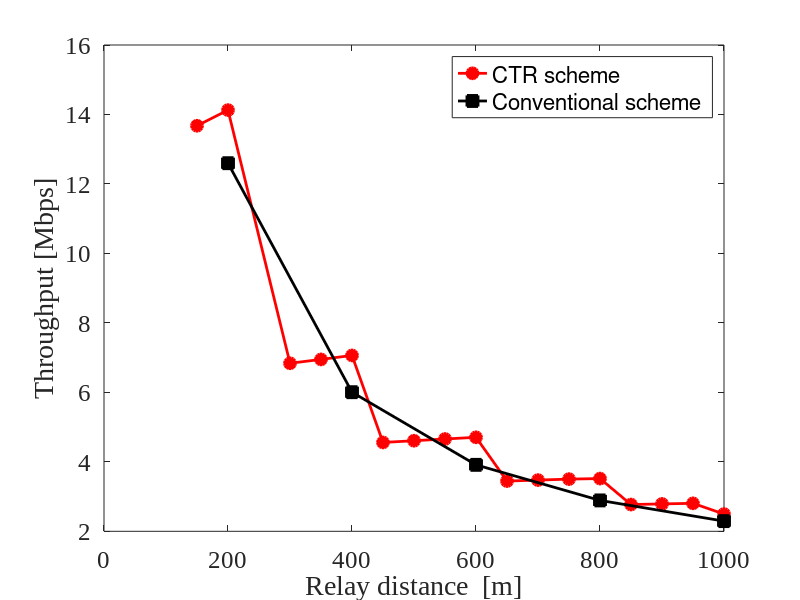

MATLAB code to generate this figure: (Note: this script raises an error after producing the figure.)
%従来のプロトコル(18Mbps→12Mbps)で再送したときと中継し伝送したときのスループットの比較
clear;
Rmin = [-82, -81, -79, -77, -74, -70, -66, -65]; % 最小受信感度 [dBm]
TR = [6, 9, 12, 18, 24, 36, 48, 54]; % 伝送レート [Mbps]
databit = [24, 36, 48, 72, 96, 144, 192, 216]; % OFDMシンボルごとのデータビット[bit]

Tp = 10; % 送信電力 [dBm]
f = 2.4 * 10^9; % 周波数 [Hz]
c = 3 * 10^8; % 光速 [m/s]
rng(0);  
PLCP_pre = 16; % PLCPプリアンブル[μs]
PLCPhead_sig = 1; % PLCPヘッダ（シグナル）[μs]
PLCPhead_ser = 16; % PLCPヘッダ（サービス）[μs]
ACK = 80; % 802.11ACKフレーム[bit]
MAC = 192; % 802.11MACヘッダ[bit]
LLC = 64; % LLCヘッダ[bit]
packet = 12000; % IPパケット長[bit]
FCS = 32; % FCS[bit]
tail = 6; % テイルビット[bit]
SIFS = 16; % [μs]
DIFS = 34; % [μs]
backoff = 101.5; % 平均バックオフ制御時間 [μs]
slottime = 9; % ショートスロットタイム[μs]
max_distance = 1000; % 最大距離 [m]
N_max = max_distance/50; % 最大端末数
error_rate=0.2;%通信が失敗する確率
num_trials = 1000;%試行回数

p= zeros(size(num_trials));%乱数
ACK_t=zeros(size(Rmin));%ACKフレーム[μs]
data_t=zeros(size(Rmin));%データフレーム[μs]
d_max=zeros(size(Rmin));%各伝送レートでの最大送信距離(50mごと)[m]
N_through=zeros(size(Rmin));%各伝送レートでのスルー出来る最大の端末数


for i = 1:length(Rmin)
    Rmin_current = Rmin(i);
    TR_current = TR(i);
    databit_current = databit(i);
    
    % 最大伝送距離の計算
    Lfs = Tp - Rmin_current; % 距離減衰 [dB]
    d_max(i) = floor(((10^(Lfs / 20)) * c) / (4 * pi * f) / 50) * 50; % 最大伝送距離 [m]
    N_through(i) = d_max(i) / 50;
    % フレームの計算
    ACK_t(i) = PLCP_pre + (PLCPhead_sig + ceil((PLCPhead_ser + ACK + FCS + tail) / databit_current)) * 4;
    data_t (i)= PLCP_pre + (PLCPhead_sig + ceil((PLCPhead_ser + MAC + LLC + packet + FCS + tail) / databit_current)) * 4;
end


throughput_1 = zeros(num_trials, N_max);  % 試行回数と距離数に対応するスループット配列を事前確保
throughput_2 = zeros(1, N_max);           % 平均スループット格納用
N_succsess = zeros(1, N_max);             % 距離配列の事前確保



% パラメータ設定
N = 0;                                    % 現在の端末数
                   

for i = 1:num_trials  % 試行回数分ループ
    N = 0;                               % 各試行の開始時にNをリセット
    total_tt = 0;                        % 総伝送時間もリセット
    
    while N < N_max
        p = rand;  % 確率を生成
        
        % 端末数をカウント
        N = N + N_through(4);  
        total_tt = total_tt + (ACK_t(4) + data_t(4) + SIFS + backoff); % 総伝送時間の計算

        if p < error_rate  % パケットが失敗した場合
            N = max(0, N - 1);  % 1つ手前に戻る
            total_tt = total_tt  + ACK_t(4); % 追加時間を加算
        end
        
        % スループット記録および距離の記録
        if N >= N_max
            throughput_1(i, N_max) = packet / total_tt; % 最大距離におけるスループット
            N_succsess(N_max) = N_max * 50;  % 最大距離を格納
            break;
        else
            throughput_1(i, N) = packet / total_tt; % 現在のNにおけるスループット記録
            N_succsess(N) = N * 50;  % 距離の記録
        end
    end
end


% 各距離での平均スループット計算
for j = 1:N_max
    % 0以外の要素のみを選んで平均を取る
    non_zero_values = throughput_1(throughput_1(:, j) > 0, j); % 0以外の要素を抽出
    if ~isempty(non_zero_values)  % 抽出後にデータが存在する場合のみ平均計算
        throughput_2(j) = mean(non_zero_values);
    else
        throughput_2(j) = 0;  % 0以外の要素がない場合は0
    end
end

% スループットが0のデータポイントを除外
valid_indices = throughput_2 > 0;  % 0より大きいスループットのみを抽出





      total_tt = 0;
    % 条件2: スループット計算 (固定距離リスト)
    if mod(max_distance, d_max(4)) == 0
        distances = d_max(4):d_max(4):max_distance; 
    else
        distances = [d_max(4):d_max(4):max_distance max_distance];
    end
  
    
    throughput_3= zeros(num_trials, length(distances)); % スループット_2 の事前割り当て
    throughput_4= zeros(1, length(distances)); % スループット_3 の事前割り当て
    
    for i = 1:num_trials
        
        for j = 1:length(distances)
            p = rand; % ランダムな確率を生成
            D = distances(j);
            if p < error_rate
                % 再送が発生する場合 (最初は18 Mbps、再送は12 Mbps)
                total_tt =total_tt+ (ACK_t(4) + data_t(4) + SIFS + backoff)+(ACK_t(3) + data_t(3) + SIFS + backoff) ;
            else
                 % 再送が発生しない場合 (18 Mbps)
                 total_tt =total_tt+ (ACK_t(4) + data_t(4) + SIFS + backoff) ;
               
            end
            throughput_3(i, j) = packet / total_tt; % スループットを計算 [Mbps]
        end
        total_tt = 0;
    end
    

    
    % 各距離に対する平均スループットを計算
    for j = 1:length(distances)
        throughput_4(j) = mean(throughput_3(:, j));
    end
    


% 結果をプロット
figure('Position', [100, 100, 700, 500]); % 横長のグラフ (幅1200, 高さ500)
hold on;

% グラフ1: 初めのスループットデータ
plot(N_succsess(valid_indices), throughput_2(valid_indices), '-o', ...
    'Color', 'r', 'LineWidth', 2, 'MarkerSize', 8, 'MarkerFaceColor', 'r', ...
    'DisplayName', 'CTR scheme');

% グラフ2: 距離ごとのスループットデータ
plot(distances, throughput_4, '-s', ...
    'Color', 'k', 'LineWidth', 2, 'MarkerSize', 8, 'MarkerFaceColor', 'k', ...
    'DisplayName', 'Conventional scheme');

% ラベル設定
xlabel('Relay distance  [m]', 'FontSize', 30, 'FontName', 'Times New Roman'); % X軸ラベル
ylabel('Throughput [Mbps]', 'FontSize', 30, 'FontName', 'Times New Roman'); % Y軸ラベル

% 横軸の範囲と間隔を設定
xticks(0:200:max_distance); % 0から最大距離まで200ごとの目盛りを設定

% 目盛りのフォントサイズ設定
set(gca, 'FontSize', 18, 'FontName', 'Times New Roman'); % 目盛り数字を大きく設定し、フォントを指定

% グラフの枠を表示
box on;
grid off;

% 凡例を設定
lgd = legend;
lgd.FontSize = 20; % 凡例フォントサイズ
lgd.FontName = 'Times New Roman'; % 凡例フォント指定
lgd.Location = 'northeast'; % 凡例を右上に配置
lgd.Box = 'off'; % 凡例の枠を非表示にする

hold off;
